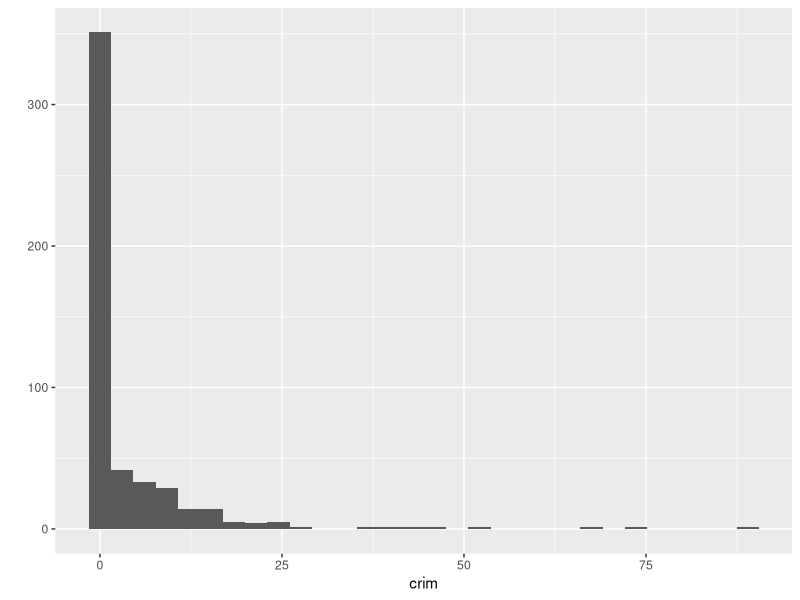
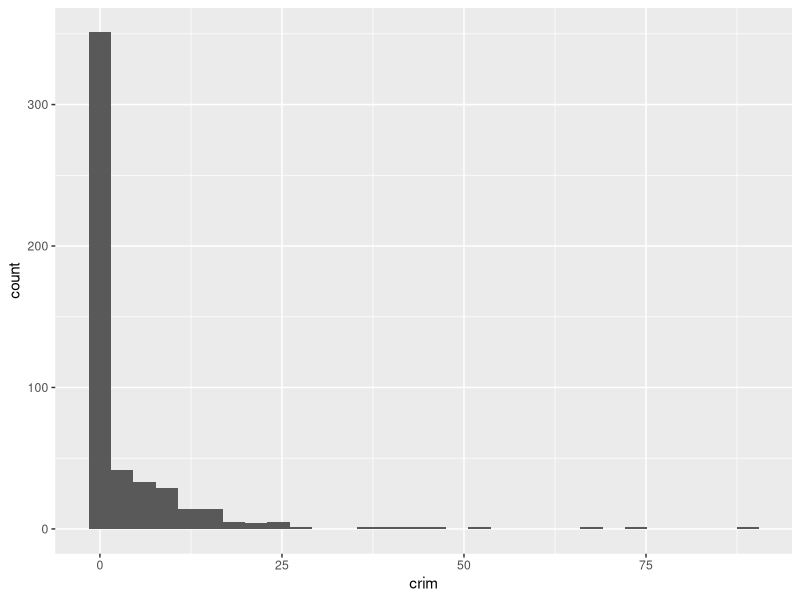
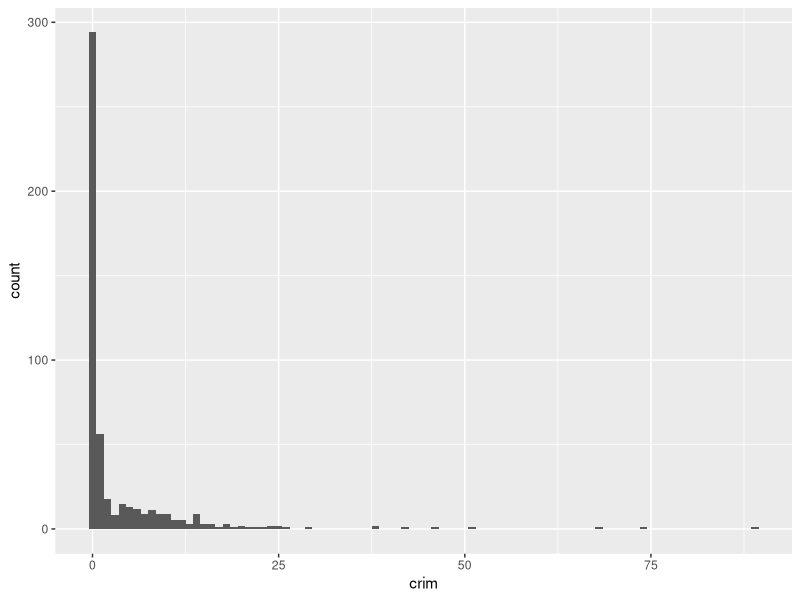
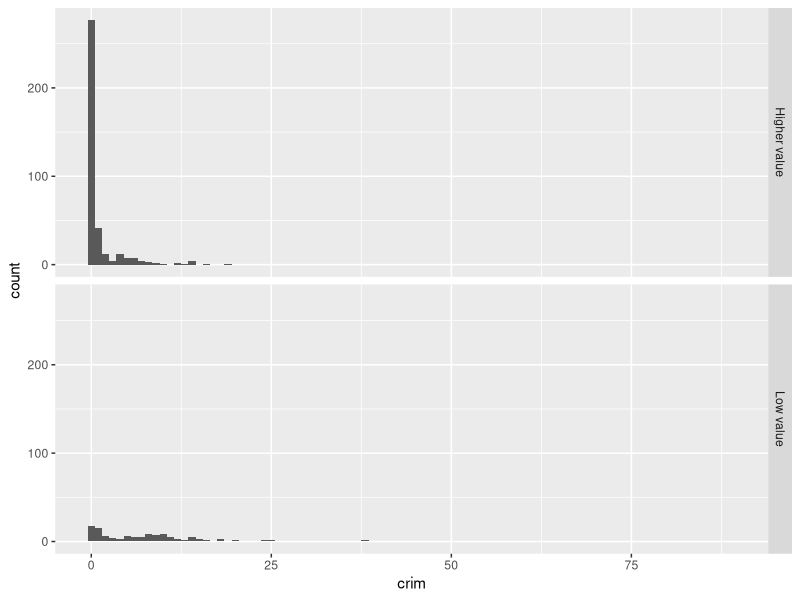
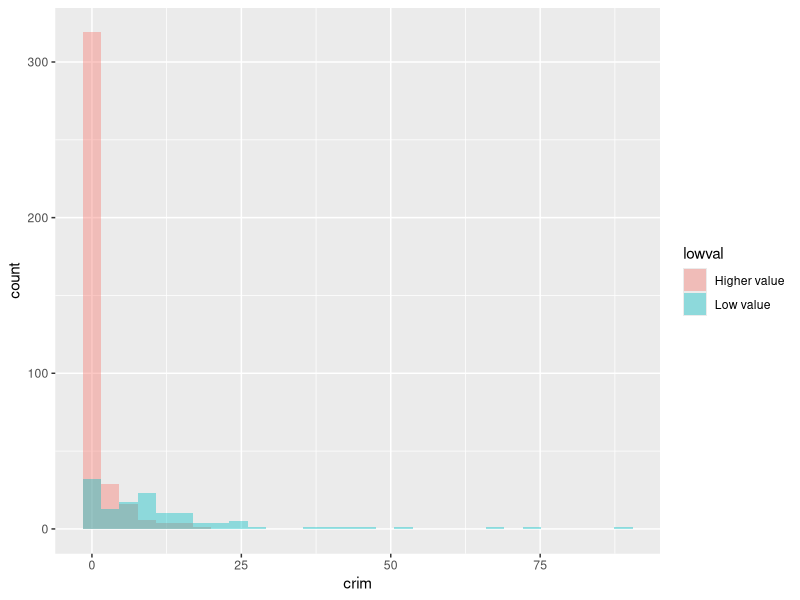
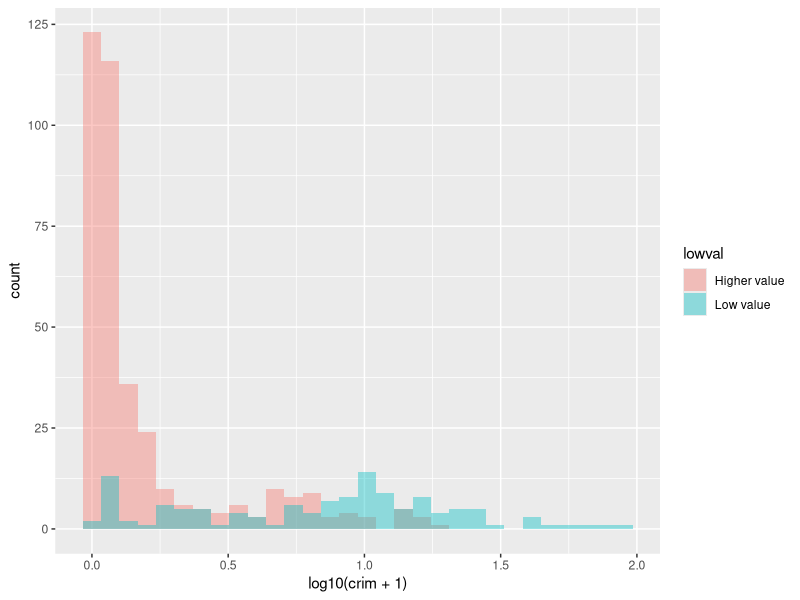
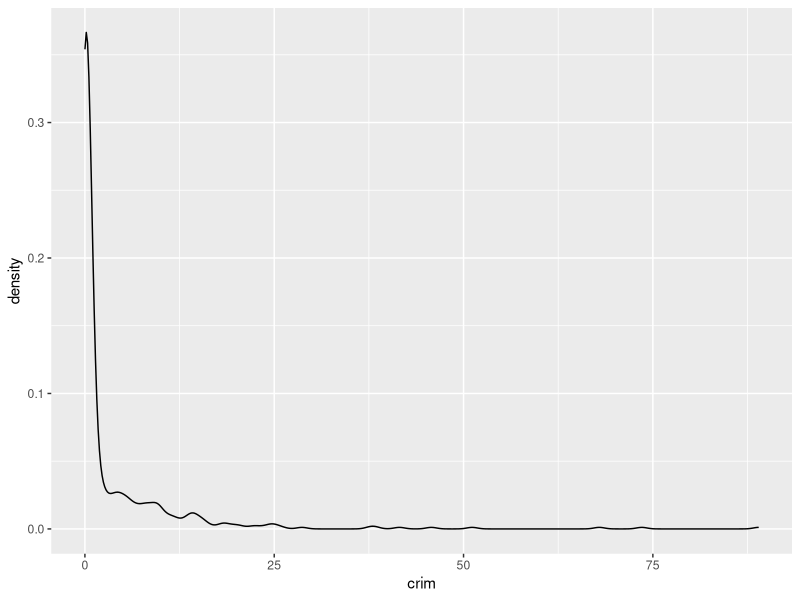
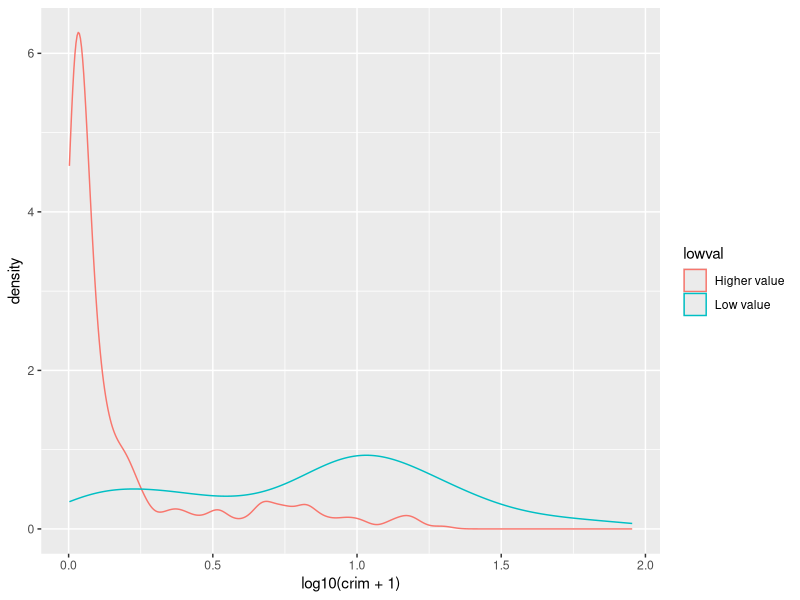

Write R code to recreate these figures, in order. (Note: this script raises an error after producing the figures.)
## ---- chunk 1
library(ggplot2)
data(Boston, package="MASS")
qplot(crim, data = Boston)

## ---- chunk 2
#The "aes" argument defines the aesthetics for the plot, here we are telling R the data 
#we will represent comes from the Boston data and our X variable, displayed in the X 
#axis, will be Per capita crime rate. So we are specfying we are using the "crim" 
#variable to display a position in the X axis.

#If we just run the function in the first line we won't be plotting anything, we have 
#to tell R what type of object, or geom, is going to represent the data that we specified 
#in the aesthetics. There are multiple geoms we can use. For a histogram we use the
#geom_histogram.

ggplot(Boston, aes(x = crim)) + 
  geom_histogram() 

## ---- chunk 3
#We can pass arguments to the the geoms, here we are changing the size of the bins 
#(for further details on other arguments you can check the help files)

ggplot(Boston, aes(x = crim)) +
  geom_histogram(binwidth = 1) 

## ---- chunk 4
#Let's sum the number of towns with a value lower than 1 in the per capita crime rate

sum(Boston$crim < 1)

## ---- chunk 5
#How to create a categorical variable based on information from a quantitative variable

#First we tell R to create a new vector ("lowval") in the Boston data frame. This 
#vector will be assigned the character value "Low value" when the condition within 
#the square brackets is met. That is, we are saying that whenever the value in "medv" 
#is below 17.02 then the new variable lowval will equal "Low value"
#I have chosen 17.02 as this is the first quartile for medv

Boston$lowval[Boston$medv <= 17.02] <- "Low value" 

#Now we define the other values as "Higher Value"

Boston$lowval[Boston$medv > 17.02] <- "Higher value"

#The variable we created was a character vector, this step transforms it into a factor 
#(many functions designed to work with categorical variables expect a factor as an 
#input, not just a character vector)

Boston$lowval <- as.factor(Boston$lowval) 
## ---- chunk 6
#Facets are another element of the grammar of graphics, we use it to define subsets of 
#the data to be represented as multiple groups, here we are asking R to produce two 
#plots defined by the two levels of the factor we just created.

ggplot(Boston, aes(x = crim)) +
  geom_histogram(binwidth = 1) +
  facet_grid(lowval ~ .) 

## ---- chunk 7
#"fill" identifies the factor grouping the cases
#"position = identity"" tells R to overlay the distributions 
#and "alpha"" asks for the degree of transparency, a lower value will be more transparent

ggplot(Boston, aes(x = crim, fill = lowval)) + 
  geom_histogram(position = "identity", alpha = 0.4) 

## ---- chunk 8
ggplot(Boston, aes(x = log10(crim + 1), fill = lowval)) +
  geom_histogram(position = "identity", alpha = 0.4)

## ---- chunk 9
ggplot(Boston, aes(x = crim)) +
  geom_density() 

## ---- chunk 10
#We are mapping "lowval" as the variable colouring the lines 

ggplot(Boston, aes(x = log10(crim + 1), colour = lowval)) + 
  geom_density() 

## ---- chunk 11
ggplot(Boston, aes(x = log10(crim + 1), fill = lowval)) + 
  geom_density(alpha = .3)

## ---- chunk 12
ggplot(Boston, aes(x = 1, y = medv)) + 
  geom_boxplot() +
  scale_x_continuous(breaks = NULL) + #removes the tick markers from the x axis
  theme(axis.title.x = element_blank())

## ---- chunk 13
ggplot(Boston, aes(x = lowval, y=log10(crim + 1))) +
  geom_boxplot()

## ---- chunk 14
#A comparative boxplot of ethnicity and worry about violent crime
ggplot(BCS0708, aes(x = ethgrp2, y = tcviolent)) +
  geom_boxplot()

## ---- chunk 15
#A nicer comparative boxplot (excluding NA and reordering the X variable)
ggplot(subset(BCS0708, !is.na(ethgrp2) & !is.na(tcviolent)), 
       aes(x = reorder(ethgrp2, tcviolent, FUN = median), y = tcviolent)) +
        geom_boxplot()

## ---- chunk 16
#A scatterplot of crime versus median value of the properties
ggplot(Boston, aes(x = medv, y = crim)) +
  geom_point()

## ---- chunk 17
ggplot(Boston, aes(x = medv, y = crim)) +
  geom_point(alpha=.4) #you will have to test different values for alpha

## ---- chunk 18
ggplot(BCS0708, aes(x = age, y = tcviolent)) +
  geom_point()
ggplot(BCS0708, aes(x = age, y = tcviolent)) +
  geom_point(alpha=.2)

## ---- chunk 19
#Alternatively you could replace geom_point() with geom_jitter() in 
#which case you don't need to specify the position
ggplot(BCS0708, aes(x = age, y = tcviolent)) +
  geom_point(alpha=.2, position="jitter") 
## ---- chunk 20
ggplot(BCS0708, aes(x = age, y = tcviolent)) +
  stat_bin2d()
#The same but with nicer graphical parameters
ggplot(BCS0708, aes(x = age, y = tcviolent)) +
  stat_bin2d(bins=50) + #by increasing the number of bins we get more granularity
  scale_fill_gradient(low = "lightblue", high = "red") #change colors

## ---- chunk 21
ggplot(Boston, aes(x = medv, y = crim)) +
  geom_point(alpha=.4) +
  geom_line(stat='summary', fun.y=mean)
## ---- chunk 22
#We'll explain later this semester what the se argument does, colour is simply asking 
#for a red line instead of blue (which I personally find harder to see. I'm also 
#making the line a bit thicker with size 1)

ggplot(Boston, aes(x = medv, y = crim)) +
  geom_point(alpha=.4) +
  geom_smooth(colour="red", size=1, se=FALSE) 
## ---- chunk 23
#Scatterplot with two quantitative variables and a grouping variable, we are telling R 
#to treat "chas", a numeric vector, as a factor. 
ggplot(Boston, aes(x = medv, y = crim, colour = as.factor(chas))) +
  geom_point() 
## ---- chunk 24
ggplot(Boston, aes(x = medv, y = crim, colour = as.factor(chas))) +
  geom_point(alpha=.4) + #I am doing the points semi-transparent to see the lines better
  geom_smooth(se=FALSE, size=1) #I am doing the lines thicker to see them better

## ---- chunk 25
ggplot(Boston, aes(x = medv, y = crim, colour = lstat)) +
  geom_point() 

## ---- chunk 26
ggplot(Boston, aes(x = medv, y = crim, size = lstat)) +
  geom_point() #You may want to add alpha for some transparency here.
## ---- chunk 27
ggplot(BCS0708, aes(x = age, y = tcviolent, colour = bcsvictim)) +
  geom_point(alpha=.4, position="jitter")

## ---- chunk 28
ggplot(BCS0708, aes(x = age, y = tcviolent)) +
  geom_point(alpha=.4, position="jitter") +
  facet_grid( .~ bcsvictim)
## ---- chunk 29
ggplot(BCS0708, aes(x = age, y = tcviolent, colour = bcsvictim)) +
  geom_point(alpha=.1, position="jitter") +
  geom_smooth(size=1.5, se=FALSE)

## ---- chunk 30
#I create a new data frame that only contains 4 variables included in the Boston dataset 
#and I am calling this new data frame object BostonSM
Boston_SM <- subset(Boston, select = c(crim, medv, indus, lstat))

## ---- chunk 31
pairs(Boston_SM)

## ---- chunk 32
panel.cor <- function(x, y, digits=2, prefix="", cex.cor, ...){
  usr <- par("usr")
  on.exit(par(usr))
  par(usr = c(0, 1, 0, 1))
  r <- abs(cor(x, y, use="complete.obs"))
  txt <- format(c(r, 0.123456789), digits=digits)[1]
  txt <- paste(prefix, txt, sep="")
  if(missing(cex.cor)) cex.cor <- 0.8/strwidth(txt)
  text(0.5, 0.5, txt, cex = cex.cor * (1+r)/2)
}
panel.hist <-function(x, ...){
  usr <- par("usr")
  on.exit(par(usr))
  par(usr = c(usr[1:2], 0, 1.5))
  h <- hist(x, plot = FALSE)
  breaks <- h$breaks
  nB <- length(breaks)
  y <- h$counts
  y <- y/max(y)
  rect(breaks[-nB], 0, breaks[-1], y, col="white", ...)
}

## ---- chunk 33
pairs(Boston_SM, pch=".", #Produces smaller points to make it easier to see
      upper.panel=panel.smooth, #Adds for smoothed lines to be added 
      lower.panel=panel.cor, #Ask for correlation coeffients in the upper panel 
      diag.panel=panel.hist) #Ask for histograms in the diagonal 

## ---- chunk 34
library(GGally)
ggpairs(Boston_SM)
## ---- chunk 35
ggplot(Boston, aes(x = medv, y = crim, colour = as.factor(chas))) +
  geom_point() +
  ggtitle("Fig 1.Crime, Property Value and River Proximity of Boston Towns")

## ---- chunk 36
ggplot(Boston, aes(x = medv, y = crim, colour = as.factor(chas))) +
  geom_point() +
  ggtitle("Fig 1.Crime, Property Value and River Proximity of Boston Towns") +
  theme_bw()

## ---- chunk 37
ggplot(Boston, aes(x = medv, y = crim, colour = as.factor(chas))) +
  geom_point() +
  ggtitle("Fig 1.Crime, Property Value and River Proximity of Boston Towns") +
  labs(x = "Median Property Value (in US Dollars x 1000)",
       y = "Per capita crime rate",
       colour = "Borders the river") +
  scale_colour_discrete(labels = c("No", "Yes"))

## ---- chunk 38
#You may need to install first with install.packages("gridExtra")
library(gridExtra)
#Store your plots in various objects
p1 <- qplot(x=crim, data=Boston)
p2 <- qplot(x=indus, data=Boston)
p3 <- qplot(x=medv, data=Boston)
#Then put them all together using grid.arrange()
#ncol tells R we want them side by side, if you want them one in top of the other 
#try ncol=1, in this case, however ncol=2 would possibly be the better solution. 
grid.arrange(p1, p2, p3, ncol=3) 

## ---- chunk 39
ggplot(BCS0708, aes(x=walkday)) +
  geom_bar()
## ---- chunk 40
#Print the original order
print(levels(BCS0708$walkday))
#Reordering the factor levels from very safe to very unsafe (rather than by alphabet).
#Notice that I am creating a new variable, it is often not unwise to do this to avoid
#messing up your original data.
BCS0708$walkdayR <- factor(BCS0708$walkday, levels=c('very safe',
  'fairly safe','a bit unsafe','or very unsafe'))
#Plotting the variable again (and subsetting out the NA data)
ggplot(subset(BCS0708, !is.na(walkdayR)), aes(x=walkdayR)) +
  geom_bar()
## ---- chunk 41
ggplot(subset(BCS0708, !is.na(walkdayR)), aes(x=walkdayR, fill=bcsvictim)) +
  geom_bar()

## ---- chunk 42
#First we create a subset with the relevant data
.df1 <- data.frame(x = BCS0708$walkdayR, z = BCS0708$bcsvictim)
#Then we compute the proportions within the stacks
.df1 <- as.data.frame(with(.df1, prop.table(table(x, z), margin = NULL)))
#Finally we plot
# scale_y_continuous adapts the scale of the y axis and. in this case, asks to
#express the values in percentage terms
#xlab gives you another way of changing the label for the x axis
#whereas ylab changes the label for the Y axis
#guides in this case removes the title of the legent (bcsvictim), 
#since the labels of the categories are self-explanatory
stbcf <- ggplot(.df1, aes(x = x, y = Freq, fill = z)) +
  geom_bar(position = "fill", stat = "identity") +
  scale_y_continuous(expand = c(0.01, 0), labels = scales::percent_format()) + 
  xlab("Feelings of safety") + 
  ylab("Percent") + 
  guides(fill = guide_legend(title = NULL)) 
#Autoprint the plot, notice how earlier rather than printing directly I stored the plot 
#in the object with this name (the reason is that I want to use this plot later and 
#don't want to rerun all the code again)
stbcf 
rm(.df1) #to remove the data frame we created

## ---- chunk 43
#First we invoke the plot we created and stored earlier and then we add an additional #specification with coord_flip()
stbcf + coord_flip()

## ---- chunk 44
sessionInfo()
